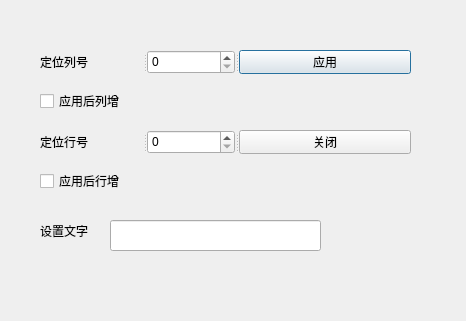
<?xml version="1.0" encoding="UTF-8"?>
<ui version="4.0">
 <class>TDialogLocate</class>
 <widget class="QDialog" name="TDialogLocate">
  <property name="geometry">
   <rect>
    <x>0</x>
    <y>0</y>
    <width>466</width>
    <height>321</height>
   </rect>
  </property>
  <property name="windowTitle">
   <string>Dialog</string>
  </property>
  <widget class="QLabel" name="label_text">
   <property name="geometry">
    <rect>
     <x>40</x>
     <y>210</y>
     <width>81</width>
     <height>41</height>
    </rect>
   </property>
   <property name="text">
    <string>设置文字</string>
   </property>
  </widget>
  <widget class="QLineEdit" name="lineEdit">
   <property name="geometry">
    <rect>
     <x>110</x>
     <y>220</y>
     <width>211</width>
     <height>31</height>
    </rect>
   </property>
  </widget>
  <widget class="QCheckBox" name="checkBox_column">
   <property name="geometry">
    <rect>
     <x>40</x>
     <y>90</y>
     <width>81</width>
     <height>22</height>
    </rect>
   </property>
   <property name="text">
    <string>应用后列增</string>
   </property>
  </widget>
  <widget class="QCheckBox" name="checkBox_row">
   <property name="geometry">
    <rect>
     <x>40</x>
     <y>170</y>
     <width>81</width>
     <height>22</height>
    </rect>
   </property>
   <property name="text">
    <string>应用后行增</string>
   </property>
  </widget>
  <widget class="QSplitter" name="splitter">
   <property name="geometry">
    <rect>
     <x>40</x>
     <y>50</y>
     <width>371</width>
     <height>24</height>
    </rect>
   </property>
   <property name="orientation">
    <enum>Qt::Horizontal</enum>
   </property>
   <widget class="QLabel" name="label_col">
    <property name="text">
     <string>定位列号</string>
    </property>
   </widget>
   <widget class="QSpinBox" name="spinBox_column"/>
   <widget class="QPushButton" name="pushButton_apply">
    <property name="text">
     <string>应用</string>
    </property>
   </widget>
  </widget>
  <widget class="QSplitter" name="splitter_2">
   <property name="geometry">
    <rect>
     <x>40</x>
     <y>130</y>
     <width>371</width>
     <height>24</height>
    </rect>
   </property>
   <property name="orientation">
    <enum>Qt::Horizontal</enum>
   </property>
   <widget class="QLabel" name="label_row">
    <property name="text">
     <string>定位行号</string>
    </property>
   </widget>
   <widget class="QSpinBox" name="spinBox_row"/>
   <widget class="QPushButton" name="pushButton_quit">
    <property name="text">
     <string>关闭</string>
    </property>
   </widget>
  </widget>
 </widget>
 <resources/>
 <connections>
  <connection>
   <sender>pushButton_quit</sender>
   <signal>clicked()</signal>
   <receiver>TDialogLocate</receiver>
   <slot>close()</slot>
   <hints>
    <hint type="sourcelabel">
     <x>340</x>
     <y>141</y>
    </hint>
    <hint type="destinationlabel">
     <x>232</x>
     <y>160</y>
    </hint>
   </hints>
  </connection>
 </connections>
</ui>
